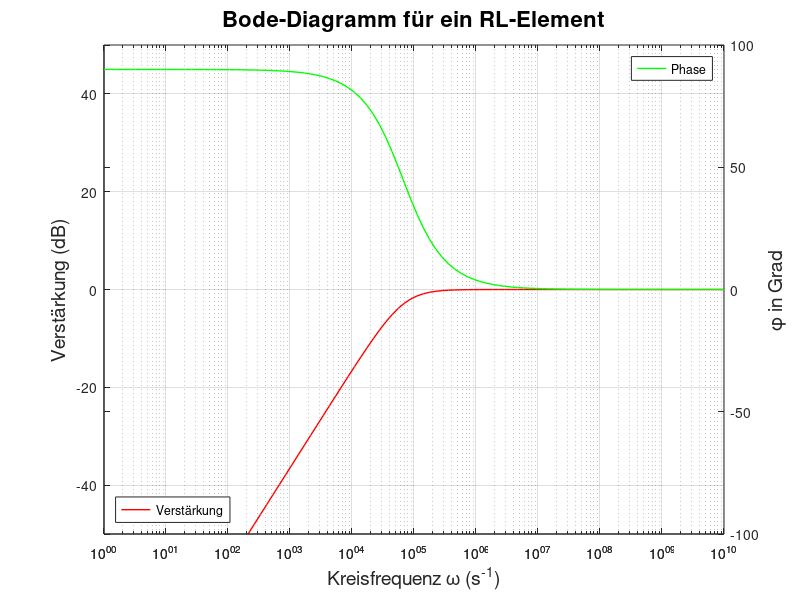

Write the MATLAB code that produced this figure.
% Variablen
R_1 = 1000;         % Widerstand in Ohm
L_1 = 15e-3;        % Induktivität in Henry
omega = logspace(0, 10, 100); % Logarithmische Frequenzen von 10^0 bis 10^10

% Berechnung
omega_G = R_1 / L_1;  % Grenzfrequenz für Hochpass
U = (omega*j ./ omega_G) ./ (1 + (omega*j ./ omega_G)); % Verstärkung U
dB = 20 * log10(U); % Umwandlung in dB
phi = atan(imag(U)./real(U)) * (180 ./ pi);

% Diagramm ohne Marker
figure; %Erstellt die Graphen

% Funktion 1
ax1 = axes(); % Achse der ersten Funktion wird angesprochen
semilogx(omega, dB, 'r', 'LineWidth', 1); % Rote Linie, dickere Darstellung
xlabel('Kreisfrequenz \omega (s^{-1})', 'FontSize', 14);
ylabel('Verstärkung (dB)', 'FontSize', 14);
title('Bode-Diagramm für ein RL-Element', 'FontSize', 16);
grid on;
hold on;

% Funktion 2
ax2 = axes(); % Achse der zweiten Funktion wird angesprochen
semilogx(omega, phi, 'g', 'LineWidth', 1); % Grüne Linie, dickere Darstellung
ylabel('\phi in Grad', 'FontSize', 14);
set(ax2, 'Color', 'none', 'YAxisLocation', 'right'); % Achse farblos und nach rechts setzen

% Achsen Überlagern
set(ax1, 'Position', get(ax2, 'Position')); % Hol die Position von Achse 2 und setze sie gleich für Achse 1
set(ax1, 'Box', 'off'); % Kein Kasten um die Achse

% Achsenbeschriftung & Titel setzen

legend(ax1, 'Verstärkung', 'Location', 'Southwest');
legend(ax2, 'Phase', 'Location', 'NorthEast');

ylim(ax1, [-50, 50]); % Begrenze Y-Achse auf -50 dB bis +50 dB
ylim(ax2, [-100, 100]); % Begrenze Y-Achse auf -50 dB bis +50 dB








